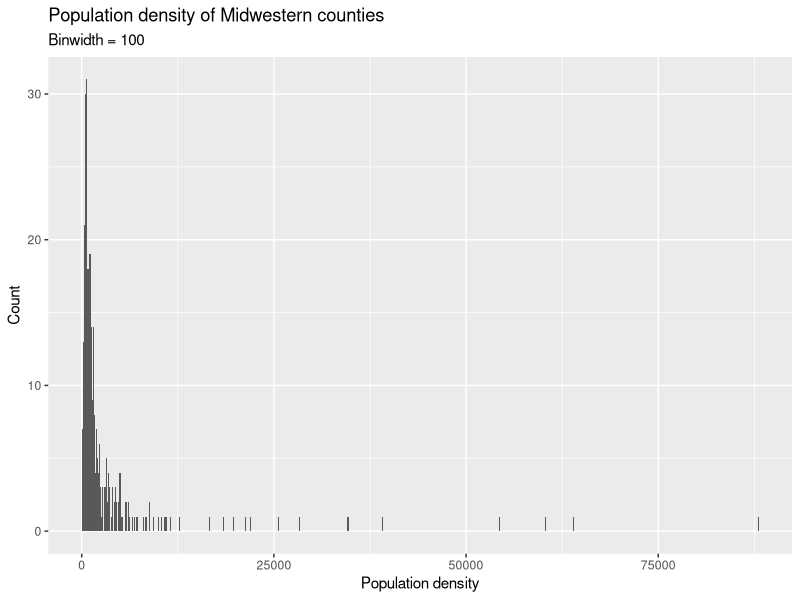
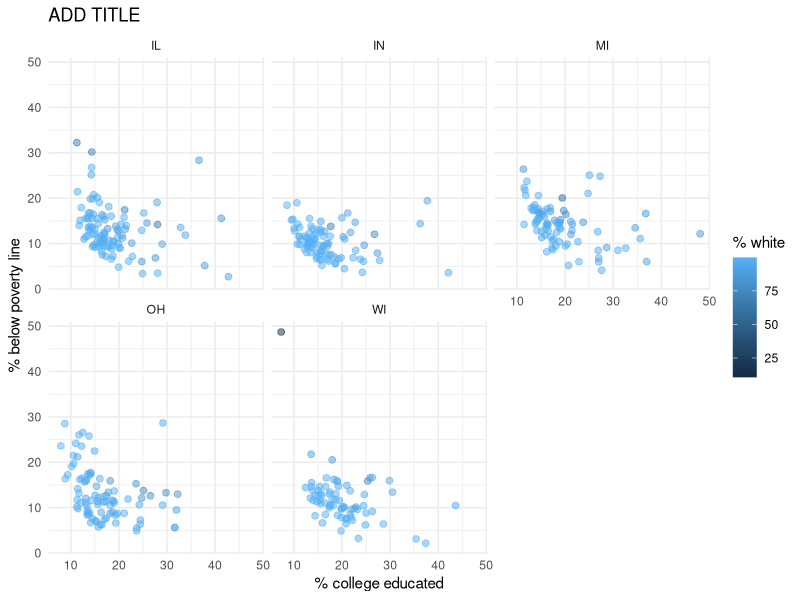

These figures' R source, in order:
## ---- chunk 1
#| eval: true
#| message: false
library(tidyverse)
## ---- chunk 2
ggplot(midwest, aes(x = popdensity)) +
  geom_histogram(binwidth = 100) +
  labs(
    x = "Population density",
    y = "Count",
    title = "Population density of Midwestern counties",
    subtitle = "Binwidth = 100"
  )
## ---- chunk 3
#| eval: true
#| echo: false
ggplot(
  midwest,
  aes(x = percollege, y = percbelowpoverty, color = percwhite)
) +
  geom_point(size = 2, alpha = 0.5) +
  facet_wrap(~state) +
  theme_minimal() +
  labs(
    title = "ADD TITLE",
    x = "% college educated",
    y = "% below poverty line",
    color = "% white"
  )
